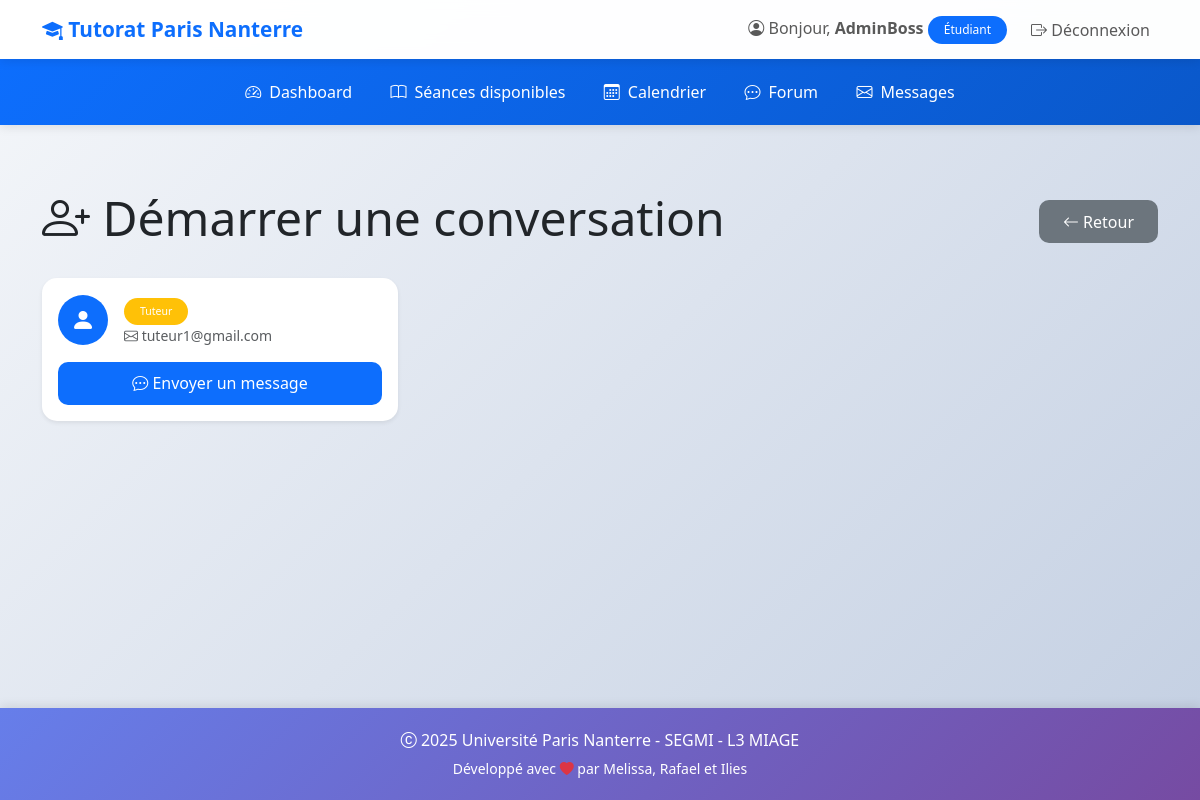
The app's page /messagerie/utilisateurs/ (signed in), older data.
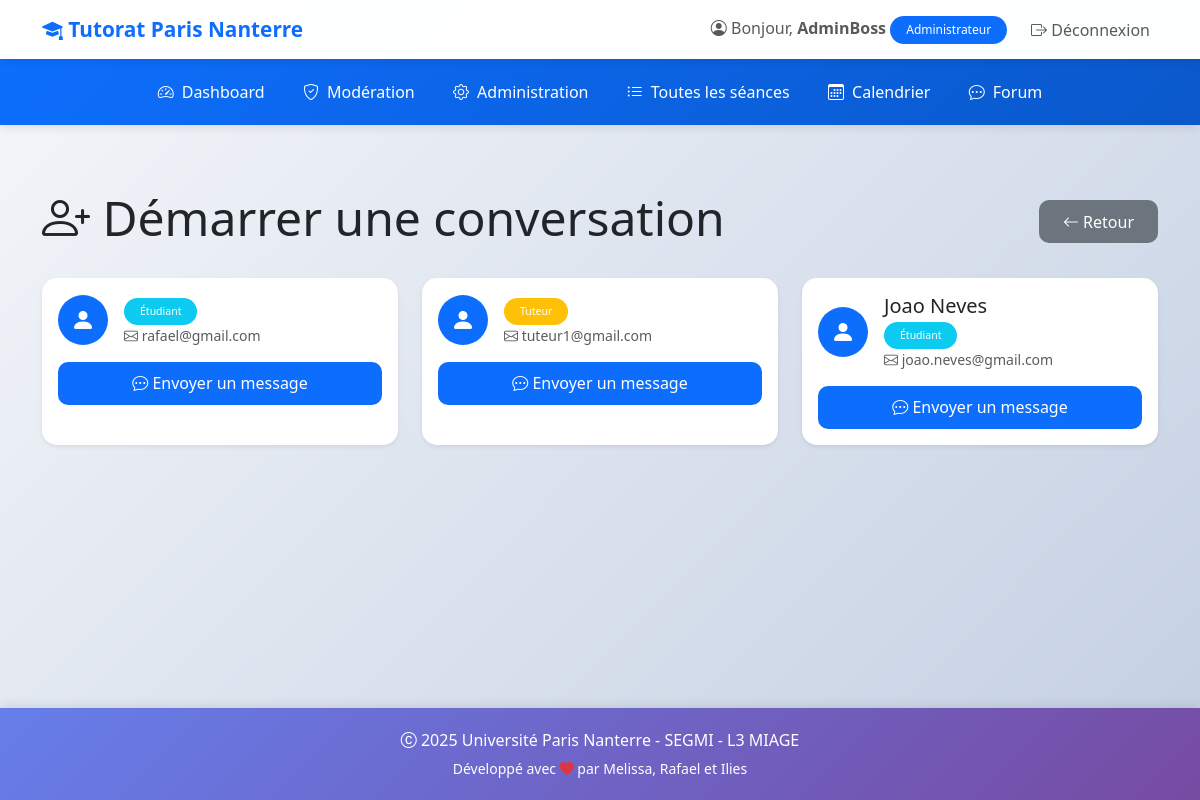
The same page, newer data.
### tutorat/models.py (models this page shows, shortened)
class User(AbstractUser):
    ROLE_CHOICES = (
        ('ETUDIANT', 'Étudiant'),
        ('TUTEUR', 'Tuteur'),
        ('ADMIN', 'Administrateur'),
    )
    role = models.CharField(
        max_length=20,
        choices=ROLE_CHOICES,
        default='ETUDIANT',
        verbose_name="Rôle"
    )
    telephone = models.CharField(
        max_length=15,
        blank=True,
        null=True,
        verbose_name="Téléphone"
    )
    date_naissance = models.DateField(
        blank=True,
        null=True,
        verbose_name="Date de naissance"
    )
    class Meta:
        verbose_name = "Utilisateur"
        verbose_name_plural = "Utilisateurs"

### tutorat/views.py (the view)
# urls.py: path('messagerie/utilisateurs/', views.messagerie_utilisateurs, name='messagerie_utilisateurs'),
@login_required
def messagerie_utilisateurs(request):
    if request.user.role == 'ETUDIANT':
        utilisateurs = User.objects.filter(role='TUTEUR').exclude(id=request.user.id)
    elif request.user.role == 'TUTEUR':
        utilisateurs = User.objects.filter(
            role='ETUDIANT',
            inscriptions__seance__tuteur=request.user
        ).distinct().exclude(id=request.user.id)
    else:
        utilisateurs = User.objects.exclude(id=request.user.id)
    context = {
        'utilisateurs': utilisateurs,
    }
    return render(request, 'tutorat/messagerie_utilisateurs.html', context)

### tutorat/templates/tutorat/messagerie_utilisateurs.html (shortened to what this page needs)
{% extends 'tutorat/base.html' %}
{% block content %}
<div class="row">
    <div class="col-md-12">
        <div class="d-flex justify-content-between align-items-center mb-4">
            <h1 class="display-5">
                <i class="bi bi-person-plus"></i> Démarrer une conversation
            </h1>
            <a href="{% url 'messagerie_liste' %}" class="btn btn-secondary">
                <i class="bi bi-arrow-left"></i> Retour
            </a>
        </div>
    </div>
</div>
{% if utilisateurs %}
    <div class="row">
        {% for utilisateur in utilisateurs %}
        <div class="col-md-6 col-lg-4 mb-3">
            <div class="card shadow-sm h-100">
                <div class="card-body">
                    <div class="d-flex align-items-center">
                        <div class="flex-shrink-0">
                            <div class="bg-primary text-white rounded-circle d-flex align-items-center justify-content-center" style="width: 50px; height: 50px;">
                                <i class="bi bi-person-fill fs-4"></i>
                            </div>
                        </div>
                        <div class="flex-grow-1 ms-3">
                            <h5 class="card-title mb-1">
                                {{ utilisateur.first_name }} {{ utilisateur.last_name }}
                            </h5>
                            <p class="text-muted small mb-0">
                                <span class="badge
                                    {% if utilisateur.role == 'TUTEUR' %}bg-warning
                                    {% elif utilisateur.role == 'ETUDIANT' %}bg-info
                                    {% else %}bg-danger{% endif %}">
                                    {{ utilisateur.get_role_display }}
                                </span>
                            </p>
                            {% if utilisateur.email %}
                                <p class="text-muted small mb-0">
                                    <i class="bi bi-envelope"></i> {{ utilisateur.email }}
                                </p>
                            {% endif %}
                        </div>
                    </div>
                    <div class="mt-3">
                        <a href="{% url 'messagerie_nouvelle' utilisateur.id %}" class="btn btn-primary w-100">
                            <i class="bi bi-chat-dots"></i> Envoyer un message
                        </a>
                    </div>
                </div>
            </div>
        </div>
        {% endfor %}
    </div>
{% endif %}
{% endblock %}

### tutorat/templates/tutorat/base.html (shortened to what the changed rows need)
<!DOCTYPE html>
<html lang="fr">
<head>
    <link href="https://cdn.jsdelivr.net/npm/bootstrap@5.3.0/dist/css/bootstrap.min.css" rel="stylesheet">
    <link rel="stylesheet" href="https://cdn.jsdelivr.net/npm/bootstrap-icons@1.11.0/font/bootstrap-icons.css">
</head>
<body>
    <nav class="navbar navbar-expand-lg navbar-light">
        <div class="container">
            <div class="collapse navbar-collapse" id="navbarNav">
                <ul class="navbar-nav ms-auto align-items-center">
                    {% if user.is_authenticated %}
                        <li class="nav-item">
                            <span class="navbar-text me-3">
                                <i class="bi bi-person-circle"></i>
                                Bonjour, <strong>{{ user.first_name|default:user.username }}</strong>
                                <span class="badge bg-primary">{{ user.get_role_display }}</span>
                            </span>
                        </li>
                        <li class="nav-item">
                            <a class="nav-link btn btn-outline-danger btn-sm" href="{% url 'deconnexion' %}">
                                <i class="bi bi-box-arrow-right"></i> Déconnexion
                            </a>
                        </li>
                    {% endif %}
                </ul>
            </div>
        </div>
    </nav>
    {% if user.is_authenticated %}
        <nav class="secondary-navbar">
            <div class="container">
                <ul class="nav justify-content-center">
                    {% if user.role == 'TUTEUR' %}
                        <li class="nav-item">
                            <a class="nav-link" href="{% url 'dashboard_tuteur' %}">
                                <i class="bi bi-speedometer2"></i> Dashboard
                            </a>
                        </li>
                        <li class="nav-item">
                            <a class="nav-link" href="{% url 'seance_create' %}">
                                <i class="bi bi-plus-circle"></i> Créer une séance
                            </a>
                        </li>
                        <li class="nav-item">
                            <a class="nav-link" href="{% url 'seance_list' %}">
                                <i class="bi bi-list-ul"></i> Mes séances
                            </a>
                        </li>
                        <li class="nav-item">
                            <a class="nav-link" href="{% url 'calendrier' %}">
                                <i class="bi bi-calendar3"></i> Calendrier
                            </a>
                        </li>
                        <li class="nav-item">
                            <a class="nav-link" href="{% url 'forum_accueil' %}">
                                <i class="bi bi-chat-dots"></i> Forum
                            </a>
                        </li>
                        <li class="nav-item">
                            <a class="nav-link" href="{% url 'messagerie_liste' %}">
                                <i class="bi bi-envelope"></i> Messages
                            </a>
                        </li>
                    {% elif user.role == 'ETUDIANT' %}
                        <li class="nav-item">
                            <a class="nav-link" href="{% url 'dashboard_etudiant' %}">
                                <i class="bi bi-speedometer2"></i> Dashboard
                            </a>
                        </li>
                        <li class="nav-item">
                            <a class="nav-link" href="{% url 'seance_list' %}">
                                <i class="bi bi-book"></i> Séances disponibles
                            </a>
                        </li>
                        <li class="nav-item">
                            <a class="nav-link" href="{% url 'calendrier' %}">
                                <i class="bi bi-calendar3"></i> Calendrier
                            </a>
                        </li>
                        <li class="nav-item">
                            <a class="nav-link" href="{% url 'forum_accueil' %}">
                                <i class="bi bi-chat-dots"></i> Forum
                            </a>
                        </li>
                        <li class="nav-item">
                            <a class="nav-link" href="{% url 'messagerie_liste' %}">
                                <i class="bi bi-envelope"></i> Messages
                            </a>
                        </li>
                    {% elif user.role == 'ADMIN' %}
                        <li class="nav-item">
                            <a class="nav-link" href="{% url 'dashboard_admin' %}">
                                <i class="bi bi-speedometer2"></i> Dashboard
                            </a>
                        </li>
                        <li class="nav-item">
                            <a class="nav-link" href="{% url 'admin_moderation' %}">
                                <i class="bi bi-shield-check"></i> Modération
                            </a>
                        </li>
                        <li class="nav-item">
                            <a class="nav-link" href="/admin/">
                                <i class="bi bi-gear"></i> Administration
                            </a>
                        </li>
                        <li class="nav-item">
                            <a class="nav-link" href="{% url 'seance_list' %}">
                                <i class="bi bi-list-ul"></i> Toutes les séances
                            </a>
                        </li>
                        <li class="nav-item">
                            <a class="nav-link" href="{% url 'calendrier' %}">
                                <i class="bi bi-calendar3"></i> Calendrier
                            </a>
                        </li>
                        <li class="nav-item">
                            <a class="nav-link" href="{% url 'forum_accueil' %}">
                                <i class="bi bi-chat-dots"></i> Forum
                            </a>
                        </li>
                    {% endif %}
                </ul>
            </div>
        </nav>
    {% endif %}
    <main class="container my-5">
        {% block content %}{% endblock %}
    </main>
</body>
</html>

Row changes from the older to the newer data that the page shows:
changed User "AdminBoss": role "Étudiant" → "Administrateur"
now on this page (row unchanged): User: role "Étudiant", email "rafael@gmail.com"
now on this page (row edited): User: first_name "Joao", last_name "Neves", role "Étudiant", email "joao.neves@gmail.com"
Text that changed along with them:
text no longer shown: "Séances disponibles Messages"
text now shown: "Modération Administration Toutes les séances"
